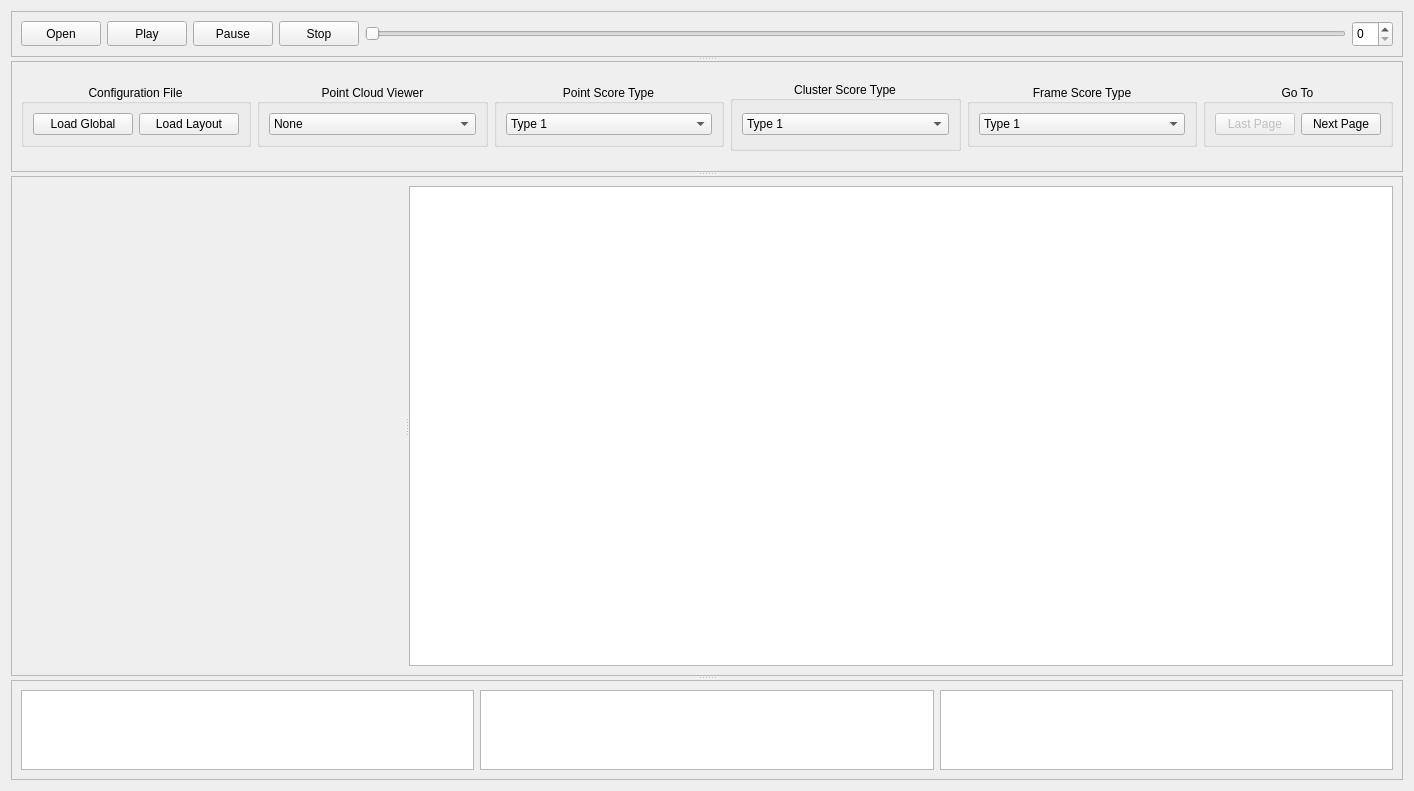
<?xml version="1.0" encoding="UTF-8"?>
<ui version="4.0">
 <class>Visualization</class>
 <widget class="QWidget" name="Visualization">
  <property name="geometry">
   <rect>
    <x>0</x>
    <y>0</y>
    <width>1414</width>
    <height>791</height>
   </rect>
  </property>
  <property name="sizePolicy">
   <sizepolicy hsizetype="MinimumExpanding" vsizetype="MinimumExpanding">
    <horstretch>0</horstretch>
    <verstretch>0</verstretch>
   </sizepolicy>
  </property>
  <property name="minimumSize">
   <size>
    <width>1414</width>
    <height>791</height>
   </size>
  </property>
  <property name="windowTitle">
   <string>Form</string>
  </property>
  <layout class="QGridLayout" name="gridLayout_22">
   <item row="0" column="0">
    <widget class="QSplitter" name="splitter_overall">
     <property name="orientation">
      <enum>Qt::Vertical</enum>
     </property>
     <widget class="QFrame" name="frame_controls">
      <property name="minimumSize">
       <size>
        <width>0</width>
        <height>46</height>
       </size>
      </property>
      <property name="frameShape">
       <enum>QFrame::StyledPanel</enum>
      </property>
      <property name="frameShadow">
       <enum>QFrame::Raised</enum>
      </property>
      <layout class="QGridLayout" name="gridLayout_7">
       <item row="0" column="0">
        <widget class="QPushButton" name="button_open">
         <property name="minimumSize">
          <size>
           <width>0</width>
           <height>25</height>
          </size>
         </property>
         <property name="text">
          <string>Open</string>
         </property>
        </widget>
       </item>
       <item row="0" column="1">
        <widget class="QPushButton" name="button_play">
         <property name="minimumSize">
          <size>
           <width>0</width>
           <height>25</height>
          </size>
         </property>
         <property name="text">
          <string>Play</string>
         </property>
        </widget>
       </item>
       <item row="0" column="2">
        <widget class="QPushButton" name="button_pause">
         <property name="minimumSize">
          <size>
           <width>0</width>
           <height>25</height>
          </size>
         </property>
         <property name="text">
          <string>Pause</string>
         </property>
        </widget>
       </item>
       <item row="0" column="3">
        <widget class="QPushButton" name="button_stop">
         <property name="minimumSize">
          <size>
           <width>0</width>
           <height>25</height>
          </size>
         </property>
         <property name="text">
          <string>Stop</string>
         </property>
        </widget>
       </item>
       <item row="0" column="4">
        <widget class="QSlider" name="slider_frame">
         <property name="minimumSize">
          <size>
           <width>0</width>
           <height>16</height>
          </size>
         </property>
         <property name="orientation">
          <enum>Qt::Horizontal</enum>
         </property>
        </widget>
       </item>
       <item row="0" column="5">
        <widget class="QSpinBox" name="spin_frame">
         <property name="minimumSize">
          <size>
           <width>0</width>
           <height>26</height>
          </size>
         </property>
        </widget>
       </item>
      </layout>
     </widget>
     <widget class="QFrame" name="frame_settings">
      <property name="minimumSize">
       <size>
        <width>0</width>
        <height>111</height>
       </size>
      </property>
      <property name="frameShape">
       <enum>QFrame::StyledPanel</enum>
      </property>
      <property name="frameShadow">
       <enum>QFrame::Raised</enum>
      </property>
      <layout class="QGridLayout" name="gridLayout_9">
       <property name="leftMargin">
        <number>0</number>
       </property>
       <property name="topMargin">
        <number>0</number>
       </property>
       <property name="rightMargin">
        <number>0</number>
       </property>
       <property name="bottomMargin">
        <number>0</number>
       </property>
       <item row="0" column="4">
        <widget class="QStackedWidget" name="stacked_settings">
         <property name="currentIndex">
          <number>0</number>
         </property>
         <widget class="QWidget" name="page_settings_1">
          <layout class="QGridLayout" name="gridLayout_8">
           <item row="0" column="0">
            <widget class="QGroupBox" name="group_configuration_file">
             <property name="sizePolicy">
              <sizepolicy hsizetype="Preferred" vsizetype="Fixed">
               <horstretch>0</horstretch>
               <verstretch>0</verstretch>
              </sizepolicy>
             </property>
             <property name="title">
              <string>Configuration File</string>
             </property>
             <property name="alignment">
              <set>Qt::AlignCenter</set>
             </property>
             <layout class="QGridLayout" name="gridLayout_18">
              <item row="0" column="0">
               <widget class="QPushButton" name="button_global_configuration">
                <property name="text">
                 <string>Load Global</string>
                </property>
               </widget>
              </item>
              <item row="0" column="1">
               <widget class="QPushButton" name="button_layout_configuration">
                <property name="text">
                 <string>Load Layout</string>
                </property>
               </widget>
              </item>
             </layout>
            </widget>
           </item>
           <item row="0" column="1">
            <widget class="QGroupBox" name="group_layer_point_cloud">
             <property name="sizePolicy">
              <sizepolicy hsizetype="Preferred" vsizetype="Fixed">
               <horstretch>0</horstretch>
               <verstretch>0</verstretch>
              </sizepolicy>
             </property>
             <property name="title">
              <string>Point Cloud Viewer</string>
             </property>
             <property name="alignment">
              <set>Qt::AlignCenter</set>
             </property>
             <layout class="QGridLayout" name="gridLayout_10">
              <item row="0" column="0">
               <widget class="QComboBox" name="combo_layer_point_cloud">
                <item>
                 <property name="text">
                  <string>None</string>
                 </property>
                </item>
                <item>
                 <property name="text">
                  <string>Ground Removal</string>
                 </property>
                </item>
                <item>
                 <property name="text">
                  <string>Second Return</string>
                 </property>
                </item>
                <item>
                 <property name="text">
                  <string>Intensity</string>
                 </property>
                </item>
                <item>
                 <property name="text">
                  <string>Elongation</string>
                 </property>
                </item>
                <item>
                 <property name="text">
                  <string>Point Score</string>
                 </property>
                </item>
                <item>
                 <property name="text">
                  <string>Cluster Score</string>
                 </property>
                </item>
                <item>
                 <property name="text">
                  <string>Frame Score</string>
                 </property>
                </item>
               </widget>
              </item>
             </layout>
            </widget>
           </item>
           <item row="0" column="2">
            <widget class="QGroupBox" name="group_point_score_type">
             <property name="sizePolicy">
              <sizepolicy hsizetype="Preferred" vsizetype="Fixed">
               <horstretch>0</horstretch>
               <verstretch>0</verstretch>
              </sizepolicy>
             </property>
             <property name="title">
              <string>Point Score Type</string>
             </property>
             <property name="alignment">
              <set>Qt::AlignCenter</set>
             </property>
             <layout class="QGridLayout" name="gridLayout_13">
              <item row="0" column="0">
               <widget class="QComboBox" name="combo_point_score_type">
                <item>
                 <property name="text">
                  <string>Type 1</string>
                 </property>
                </item>
                <item>
                 <property name="text">
                  <string>Type 2</string>
                 </property>
                </item>
               </widget>
              </item>
             </layout>
            </widget>
           </item>
           <item row="0" column="3">
            <widget class="QGroupBox" name="group_cluster_score_type">
             <property name="sizePolicy">
              <sizepolicy hsizetype="Preferred" vsizetype="Fixed">
               <horstretch>0</horstretch>
               <verstretch>0</verstretch>
              </sizepolicy>
             </property>
             <property name="minimumSize">
              <size>
               <width>0</width>
               <height>70</height>
              </size>
             </property>
             <property name="title">
              <string>Cluster Score Type</string>
             </property>
             <property name="alignment">
              <set>Qt::AlignCenter</set>
             </property>
             <layout class="QGridLayout" name="gridLayout_37">
              <item row="0" column="0">
               <widget class="QComboBox" name="combo_cluster_score_type">
                <property name="currentIndex">
                 <number>0</number>
                </property>
                <item>
                 <property name="text">
                  <string>Type 1</string>
                 </property>
                </item>
               </widget>
              </item>
             </layout>
            </widget>
           </item>
           <item row="0" column="4">
            <widget class="QGroupBox" name="group_frame_score_type">
             <property name="sizePolicy">
              <sizepolicy hsizetype="Preferred" vsizetype="Fixed">
               <horstretch>0</horstretch>
               <verstretch>0</verstretch>
              </sizepolicy>
             </property>
             <property name="title">
              <string>Frame Score Type</string>
             </property>
             <property name="alignment">
              <set>Qt::AlignCenter</set>
             </property>
             <layout class="QGridLayout" name="gridLayout_23">
              <item row="0" column="0">
               <widget class="QComboBox" name="combo_frame_score_type">
                <item>
                 <property name="text">
                  <string>Type 1</string>
                 </property>
                </item>
               </widget>
              </item>
             </layout>
            </widget>
           </item>
           <item row="0" column="5">
            <widget class="QGroupBox" name="group_go_to_page_1">
             <property name="sizePolicy">
              <sizepolicy hsizetype="Fixed" vsizetype="Fixed">
               <horstretch>0</horstretch>
               <verstretch>0</verstretch>
              </sizepolicy>
             </property>
             <property name="title">
              <string>Go To</string>
             </property>
             <property name="alignment">
              <set>Qt::AlignCenter</set>
             </property>
             <layout class="QGridLayout" name="gridLayout_16">
              <item row="0" column="1">
               <widget class="QPushButton" name="button_page_next_page_1">
                <property name="sizePolicy">
                 <sizepolicy hsizetype="Fixed" vsizetype="Fixed">
                  <horstretch>0</horstretch>
                  <verstretch>0</verstretch>
                 </sizepolicy>
                </property>
                <property name="text">
                 <string>Next Page</string>
                </property>
               </widget>
              </item>
              <item row="0" column="0">
               <widget class="QPushButton" name="button_page_last_page_1">
                <property name="enabled">
                 <bool>false</bool>
                </property>
                <property name="sizePolicy">
                 <sizepolicy hsizetype="Fixed" vsizetype="Fixed">
                  <horstretch>0</horstretch>
                  <verstretch>0</verstretch>
                 </sizepolicy>
                </property>
                <property name="text">
                 <string>Last Page</string>
                </property>
               </widget>
              </item>
             </layout>
            </widget>
           </item>
          </layout>
         </widget>
         <widget class="QWidget" name="page_settings_2">
          <layout class="QGridLayout" name="gridLayout_39">
           <item row="0" column="0">
            <widget class="QGroupBox" name="group_layer_image_left">
             <property name="sizePolicy">
              <sizepolicy hsizetype="Preferred" vsizetype="Fixed">
               <horstretch>0</horstretch>
               <verstretch>0</verstretch>
              </sizepolicy>
             </property>
             <property name="title">
              <string>Left Image Viewer</string>
             </property>
             <property name="alignment">
              <set>Qt::AlignCenter</set>
             </property>
             <layout class="QGridLayout" name="gridLayout_11">
              <item row="0" column="0">
               <widget class="QComboBox" name="combo_layer_image_left">
                <item>
                 <property name="text">
                  <string>None</string>
                 </property>
                </item>
                <item>
                 <property name="text">
                  <string>Clustering</string>
                 </property>
                </item>
                <item>
                 <property name="text">
                  <string>Segmentation</string>
                 </property>
                </item>
                <item>
                 <property name="text">
                  <string>Range</string>
                 </property>
                </item>
                <item>
                 <property name="text">
                  <string>Intensity</string>
                 </property>
                </item>
                <item>
                 <property name="text">
                  <string>Elongation</string>
                 </property>
                </item>
               </widget>
              </item>
             </layout>
            </widget>
           </item>
           <item row="0" column="1">
            <widget class="QGroupBox" name="group_layer_image_middle">
             <property name="sizePolicy">
              <sizepolicy hsizetype="Preferred" vsizetype="Fixed">
               <horstretch>0</horstretch>
               <verstretch>0</verstretch>
              </sizepolicy>
             </property>
             <property name="title">
              <string>Middle Image Viewer</string>
             </property>
             <property name="alignment">
              <set>Qt::AlignCenter</set>
             </property>
             <layout class="QGridLayout" name="gridLayout_14">
              <item row="0" column="0">
               <widget class="QComboBox" name="combo_layer_image_middle">
                <item>
                 <property name="text">
                  <string>None</string>
                 </property>
                </item>
                <item>
                 <property name="text">
                  <string>Clustering</string>
                 </property>
                </item>
                <item>
                 <property name="text">
                  <string>Segmentation</string>
                 </property>
                </item>
                <item>
                 <property name="text">
                  <string>Range</string>
                 </property>
                </item>
                <item>
                 <property name="text">
                  <string>Intensity</string>
                 </property>
                </item>
                <item>
                 <property name="text">
                  <string>Elongation</string>
                 </property>
                </item>
               </widget>
              </item>
             </layout>
            </widget>
           </item>
           <item row="0" column="2">
            <widget class="QGroupBox" name="group_layer_image_right">
             <property name="sizePolicy">
              <sizepolicy hsizetype="Preferred" vsizetype="Fixed">
               <horstretch>0</horstretch>
               <verstretch>0</verstretch>
              </sizepolicy>
             </property>
             <property name="title">
              <string>Right Image Viewer</string>
             </property>
             <property name="alignment">
              <set>Qt::AlignCenter</set>
             </property>
             <layout class="QGridLayout" name="gridLayout_15">
              <item row="0" column="0">
               <widget class="QComboBox" name="combo_layer_image_right">
                <item>
                 <property name="text">
                  <string>None</string>
                 </property>
                </item>
                <item>
                 <property name="text">
                  <string>Clustering</string>
                 </property>
                </item>
                <item>
                 <property name="text">
                  <string>Segmentation</string>
                 </property>
                </item>
                <item>
                 <property name="text">
                  <string>Range</string>
                 </property>
                </item>
                <item>
                 <property name="text">
                  <string>Intensity</string>
                 </property>
                </item>
                <item>
                 <property name="text">
                  <string>Elongation</string>
                 </property>
                </item>
               </widget>
              </item>
             </layout>
            </widget>
           </item>
           <item row="0" column="3">
            <widget class="QGroupBox" name="group_lidar_return">
             <property name="sizePolicy">
              <sizepolicy hsizetype="Preferred" vsizetype="Fixed">
               <horstretch>0</horstretch>
               <verstretch>0</verstretch>
              </sizepolicy>
             </property>
             <property name="minimumSize">
              <size>
               <width>0</width>
               <height>70</height>
              </size>
             </property>
             <property name="title">
              <string>Lidar Return</string>
             </property>
             <property name="alignment">
              <set>Qt::AlignCenter</set>
             </property>
             <layout class="QGridLayout" name="gridLayout_12">
              <item row="0" column="0">
               <widget class="QComboBox" name="combo_lidar_return">
                <property name="currentIndex">
                 <number>0</number>
                </property>
                <item>
                 <property name="text">
                  <string>First</string>
                 </property>
                </item>
                <item>
                 <property name="text">
                  <string>Second</string>
                 </property>
                </item>
               </widget>
              </item>
             </layout>
            </widget>
           </item>
           <item row="0" column="4">
            <widget class="QGroupBox" name="group_bounding_box_type">
             <property name="sizePolicy">
              <sizepolicy hsizetype="Preferred" vsizetype="Fixed">
               <horstretch>0</horstretch>
               <verstretch>0</verstretch>
              </sizepolicy>
             </property>
             <property name="minimumSize">
              <size>
               <width>0</width>
               <height>70</height>
              </size>
             </property>
             <property name="title">
              <string>Bounding Box Type</string>
             </property>
             <property name="alignment">
              <set>Qt::AlignCenter</set>
             </property>
             <layout class="QGridLayout" name="gridLayout_5">
              <item row="0" column="0">
               <widget class="QComboBox" name="combo_bounding_box_type">
                <property name="currentIndex">
                 <number>0</number>
                </property>
                <item>
                 <property name="text">
                  <string>None</string>
                 </property>
                </item>
                <item>
                 <property name="text">
                  <string>Cube</string>
                 </property>
                </item>
                <item>
                 <property name="text">
                  <string>Polygon</string>
                 </property>
                </item>
               </widget>
              </item>
             </layout>
            </widget>
           </item>
           <item row="0" column="5">
            <widget class="QGroupBox" name="group_field_of_view">
             <property name="sizePolicy">
              <sizepolicy hsizetype="Preferred" vsizetype="Fixed">
               <horstretch>0</horstretch>
               <verstretch>0</verstretch>
              </sizepolicy>
             </property>
             <property name="title">
              <string>Field of View</string>
             </property>
             <property name="alignment">
              <set>Qt::AlignCenter</set>
             </property>
             <layout class="QGridLayout" name="gridLayout_19">
              <item row="0" column="0">
               <widget class="QComboBox" name="combo_field_of_view">
                <item>
                 <property name="text">
                  <string>Default</string>
                 </property>
                </item>
                <item>
                 <property name="text">
                  <string>Camera</string>
                 </property>
                </item>
               </widget>
              </item>
             </layout>
            </widget>
           </item>
           <item row="0" column="6">
            <widget class="QGroupBox" name="group_go_to_page_2">
             <property name="sizePolicy">
              <sizepolicy hsizetype="Fixed" vsizetype="Fixed">
               <horstretch>0</horstretch>
               <verstretch>0</verstretch>
              </sizepolicy>
             </property>
             <property name="title">
              <string>Go To</string>
             </property>
             <property name="alignment">
              <set>Qt::AlignCenter</set>
             </property>
             <layout class="QGridLayout" name="gridLayout_21">
              <item row="0" column="1">
               <widget class="QPushButton" name="button_page_next_page_2">
                <property name="sizePolicy">
                 <sizepolicy hsizetype="Fixed" vsizetype="Fixed">
                  <horstretch>0</horstretch>
                  <verstretch>0</verstretch>
                 </sizepolicy>
                </property>
                <property name="text">
                 <string>Next Page</string>
                </property>
               </widget>
              </item>
              <item row="0" column="0">
               <widget class="QPushButton" name="button_page_last_page_2">
                <property name="sizePolicy">
                 <sizepolicy hsizetype="Fixed" vsizetype="Fixed">
                  <horstretch>0</horstretch>
                  <verstretch>0</verstretch>
                 </sizepolicy>
                </property>
                <property name="text">
                 <string>Last Page</string>
                </property>
               </widget>
              </item>
             </layout>
            </widget>
           </item>
          </layout>
         </widget>
         <widget class="QWidget" name="page_settings_3">
          <layout class="QGridLayout" name="gridLayout_25">
           <item row="0" column="0">
            <widget class="QGroupBox" name="group_angle_ground_removal">
             <property name="sizePolicy">
              <sizepolicy hsizetype="Preferred" vsizetype="Fixed">
               <horstretch>0</horstretch>
               <verstretch>0</verstretch>
              </sizepolicy>
             </property>
             <property name="minimumSize">
              <size>
               <width>0</width>
               <height>70</height>
              </size>
             </property>
             <property name="title">
              <string>Ground Removal Threshold (°)</string>
             </property>
             <property name="alignment">
              <set>Qt::AlignCenter</set>
             </property>
             <property name="flat">
              <bool>false</bool>
             </property>
             <layout class="QGridLayout" name="gridLayout">
              <item row="0" column="0">
               <widget class="QDoubleSpinBox" name="spin_angle_ground_removal">
                <property name="minimum">
                 <double>0.000000000000000</double>
                </property>
                <property name="maximum">
                 <double>90.000000000000000</double>
                </property>
                <property name="value">
                 <double>9.000000000000000</double>
                </property>
               </widget>
              </item>
             </layout>
            </widget>
           </item>
           <item row="0" column="1">
            <widget class="QGroupBox" name="group_size_smooth_window">
             <property name="sizePolicy">
              <sizepolicy hsizetype="Preferred" vsizetype="Fixed">
               <horstretch>0</horstretch>
               <verstretch>0</verstretch>
              </sizepolicy>
             </property>
             <property name="minimumSize">
              <size>
               <width>0</width>
               <height>70</height>
              </size>
             </property>
             <property name="title">
              <string>Ground Removal Filter</string>
             </property>
             <property name="alignment">
              <set>Qt::AlignCenter</set>
             </property>
             <layout class="QGridLayout" name="gridLayout_2">
              <item row="0" column="0">
               <widget class="QComboBox" name="combo_size_smooth_window">
                <item>
                 <property name="text">
                  <string>Window Size 5</string>
                 </property>
                </item>
                <item>
                 <property name="text">
                  <string>Window Size 7</string>
                 </property>
                </item>
                <item>
                 <property name="text">
                  <string>Window Size 9</string>
                 </property>
                </item>
                <item>
                 <property name="text">
                  <string>Window Size 11</string>
                 </property>
                </item>
                <item>
                 <property name="text">
                  <string>None</string>
                 </property>
                </item>
               </widget>
              </item>
             </layout>
            </widget>
           </item>
           <item row="0" column="2">
            <widget class="QGroupBox" name="group_clustering_threshold">
             <property name="sizePolicy">
              <sizepolicy hsizetype="Preferred" vsizetype="Fixed">
               <horstretch>0</horstretch>
               <verstretch>0</verstretch>
              </sizepolicy>
             </property>
             <property name="minimumSize">
              <size>
               <width>0</width>
               <height>70</height>
              </size>
             </property>
             <property name="title">
              <string>Clustering Threshold</string>
             </property>
             <property name="alignment">
              <set>Qt::AlignCenter</set>
             </property>
             <layout class="QGridLayout" name="gridLayout_3">
              <item row="0" column="0">
               <widget class="QDoubleSpinBox" name="spin_clustering_threshold">
                <property name="minimum">
                 <double>0.000000000000000</double>
                </property>
                <property name="maximum">
                 <double>180.000000000000000</double>
                </property>
                <property name="singleStep">
                 <double>1.000000000000000</double>
                </property>
                <property name="value">
                 <double>10.000000000000000</double>
                </property>
               </widget>
              </item>
              <item row="0" column="1">
               <widget class="QComboBox" name="combo_difference_type">
                <property name="currentIndex">
                 <number>0</number>
                </property>
                <item>
                 <property name="text">
                  <string>Beta Angle (°)</string>
                 </property>
                </item>
                <item>
                 <property name="text">
                  <string>Precomputed Beta Angle (°)</string>
                 </property>
                </item>
                <item>
                 <property name="text">
                  <string>Line Distance (m)</string>
                 </property>
                </item>
                <item>
                 <property name="text">
                  <string>Precomputed Line Distance (m)</string>
                 </property>
                </item>
                <item>
                 <property name="text">
                  <string>Simple Distance (m)</string>
                 </property>
                </item>
               </widget>
              </item>
             </layout>
            </widget>
           </item>
           <item row="0" column="3">
            <widget class="QGroupBox" name="group_size_cluster">
             <property name="sizePolicy">
              <sizepolicy hsizetype="Preferred" vsizetype="Fixed">
               <horstretch>0</horstretch>
               <verstretch>0</verstretch>
              </sizepolicy>
             </property>
             <property name="minimumSize">
              <size>
               <width>0</width>
               <height>70</height>
              </size>
             </property>
             <property name="title">
              <string>Cluster Size Threshold Range</string>
             </property>
             <property name="alignment">
              <set>Qt::AlignCenter</set>
             </property>
             <layout class="QGridLayout" name="gridLayout_4">
              <item row="0" column="0">
               <widget class="QSpinBox" name="spin_size_cluster_min">
                <property name="maximum">
                 <number>100000</number>
                </property>
                <property name="value">
                 <number>10</number>
                </property>
               </widget>
              </item>
              <item row="0" column="1">
               <widget class="QLabel" name="label_size_cluster_range">
                <property name="text">
                 <string>&lt;html&gt;&lt;head/&gt;&lt;body&gt;&lt;p align=&quot;center&quot;&gt;&lt;span style=&quot; font-weight:600;&quot;&gt;-&lt;/span&gt;&lt;/p&gt;&lt;/body&gt;&lt;/html&gt;</string>
                </property>
               </widget>
              </item>
              <item row="0" column="2">
               <widget class="QSpinBox" name="spin_size_cluster_max">
                <property name="maximum">
                 <number>1000000</number>
                </property>
                <property name="value">
                 <number>20000</number>
                </property>
               </widget>
              </item>
             </layout>
            </widget>
           </item>
           <item row="0" column="4">
            <widget class="QGroupBox" name="group_go_to_page_3">
             <property name="sizePolicy">
              <sizepolicy hsizetype="Fixed" vsizetype="Fixed">
               <horstretch>0</horstretch>
               <verstretch>0</verstretch>
              </sizepolicy>
             </property>
             <property name="title">
              <string>Go To</string>
             </property>
             <property name="alignment">
              <set>Qt::AlignCenter</set>
             </property>
             <layout class="QGridLayout" name="gridLayout_17">
              <item row="0" column="0">
               <widget class="QPushButton" name="button_page_last_page_3">
                <property name="sizePolicy">
                 <sizepolicy hsizetype="Fixed" vsizetype="Fixed">
                  <horstretch>0</horstretch>
                  <verstretch>0</verstretch>
                 </sizepolicy>
                </property>
                <property name="text">
                 <string>Last Page</string>
                </property>
               </widget>
              </item>
              <item row="0" column="1">
               <widget class="QPushButton" name="button_page_next_page_3">
                <property name="enabled">
                 <bool>false</bool>
                </property>
                <property name="sizePolicy">
                 <sizepolicy hsizetype="Fixed" vsizetype="Fixed">
                  <horstretch>0</horstretch>
                  <verstretch>0</verstretch>
                 </sizepolicy>
                </property>
                <property name="text">
                 <string>Next Page</string>
                </property>
               </widget>
              </item>
             </layout>
            </widget>
           </item>
          </layout>
         </widget>
        </widget>
       </item>
      </layout>
     </widget>
     <widget class="QFrame" name="frame_point_cloud">
      <property name="sizePolicy">
       <sizepolicy hsizetype="Preferred" vsizetype="Preferred">
        <horstretch>0</horstretch>
        <verstretch>0</verstretch>
       </sizepolicy>
      </property>
      <property name="frameShape">
       <enum>QFrame::StyledPanel</enum>
      </property>
      <property name="frameShadow">
       <enum>QFrame::Raised</enum>
      </property>
      <layout class="QGridLayout" name="gridLayout_6">
       <item row="0" column="0">
        <widget class="QSplitter" name="splitter_viewer">
         <property name="orientation">
          <enum>Qt::Horizontal</enum>
         </property>
         <widget class="Viewer" name="viewer_point_cloud" native="true">
          <property name="sizePolicy">
           <sizepolicy hsizetype="MinimumExpanding" vsizetype="MinimumExpanding">
            <horstretch>0</horstretch>
            <verstretch>0</verstretch>
           </sizepolicy>
          </property>
          <property name="minimumSize">
           <size>
            <width>0</width>
            <height>480</height>
           </size>
          </property>
          <property name="autoFillBackground">
           <bool>false</bool>
          </property>
         </widget>
         <widget class="QGraphicsView" name="viewer_image_camera">
          <property name="sizePolicy">
           <sizepolicy hsizetype="MinimumExpanding" vsizetype="MinimumExpanding">
            <horstretch>0</horstretch>
            <verstretch>0</verstretch>
           </sizepolicy>
          </property>
          <property name="minimumSize">
           <size>
            <width>768</width>
            <height>480</height>
           </size>
          </property>
         </widget>
        </widget>
       </item>
      </layout>
     </widget>
     <widget class="QFrame" name="frame_viewer_image">
      <property name="minimumSize">
       <size>
        <width>0</width>
        <height>100</height>
       </size>
      </property>
      <property name="frameShape">
       <enum>QFrame::StyledPanel</enum>
      </property>
      <property name="frameShadow">
       <enum>QFrame::Raised</enum>
      </property>
      <layout class="QGridLayout" name="gridLayout_20">
       <item row="0" column="0">
        <widget class="QGraphicsView" name="viewer_image_left">
         <property name="sizePolicy">
          <sizepolicy hsizetype="MinimumExpanding" vsizetype="MinimumExpanding">
           <horstretch>0</horstretch>
           <verstretch>0</verstretch>
          </sizepolicy>
         </property>
         <property name="minimumSize">
          <size>
           <width>0</width>
           <height>80</height>
          </size>
         </property>
         <property name="maximumSize">
          <size>
           <width>16777215</width>
           <height>16777215</height>
          </size>
         </property>
         <property name="renderHints">
          <set>QPainter::Antialiasing|QPainter::TextAntialiasing</set>
         </property>
         <property name="viewportUpdateMode">
          <enum>QGraphicsView::SmartViewportUpdate</enum>
         </property>
        </widget>
       </item>
       <item row="0" column="1">
        <widget class="QGraphicsView" name="viewer_image_middle">
         <property name="sizePolicy">
          <sizepolicy hsizetype="MinimumExpanding" vsizetype="MinimumExpanding">
           <horstretch>0</horstretch>
           <verstretch>0</verstretch>
          </sizepolicy>
         </property>
         <property name="minimumSize">
          <size>
           <width>0</width>
           <height>80</height>
          </size>
         </property>
         <property name="maximumSize">
          <size>
           <width>16777215</width>
           <height>16777215</height>
          </size>
         </property>
         <property name="renderHints">
          <set>QPainter::Antialiasing|QPainter::TextAntialiasing</set>
         </property>
         <property name="viewportUpdateMode">
          <enum>QGraphicsView::SmartViewportUpdate</enum>
         </property>
        </widget>
       </item>
       <item row="0" column="2">
        <widget class="QGraphicsView" name="viewer_image_right">
         <property name="sizePolicy">
          <sizepolicy hsizetype="MinimumExpanding" vsizetype="MinimumExpanding">
           <horstretch>0</horstretch>
           <verstretch>0</verstretch>
          </sizepolicy>
         </property>
         <property name="minimumSize">
          <size>
           <width>0</width>
           <height>80</height>
          </size>
         </property>
         <property name="maximumSize">
          <size>
           <width>16777215</width>
           <height>16777215</height>
          </size>
         </property>
        </widget>
       </item>
      </layout>
     </widget>
    </widget>
   </item>
  </layout>
 </widget>
 <customwidgets>
  <customwidget>
   <class>Viewer</class>
   <extends>QWidget</extends>
   <header location="global">visualization/viewer/viewer.h</header>
   <container>1</container>
  </customwidget>
 </customwidgets>
 <resources/>
 <connections>
  <connection>
   <sender>slider_frame</sender>
   <signal>valueChanged(int)</signal>
   <receiver>spin_frame</receiver>
   <slot>setValue(int)</slot>
   <hints>
    <hint type="sourcelabel">
     <x>758</x>
     <y>29</y>
    </hint>
    <hint type="destinationlabel">
     <x>936</x>
     <y>35</y>
    </hint>
   </hints>
  </connection>
  <connection>
   <sender>spin_frame</sender>
   <signal>valueChanged(int)</signal>
   <receiver>slider_frame</receiver>
   <slot>setValue(int)</slot>
   <hints>
    <hint type="sourcelabel">
     <x>936</x>
     <y>35</y>
    </hint>
    <hint type="destinationlabel">
     <x>758</x>
     <y>29</y>
    </hint>
   </hints>
  </connection>
 </connections>
</ui>
